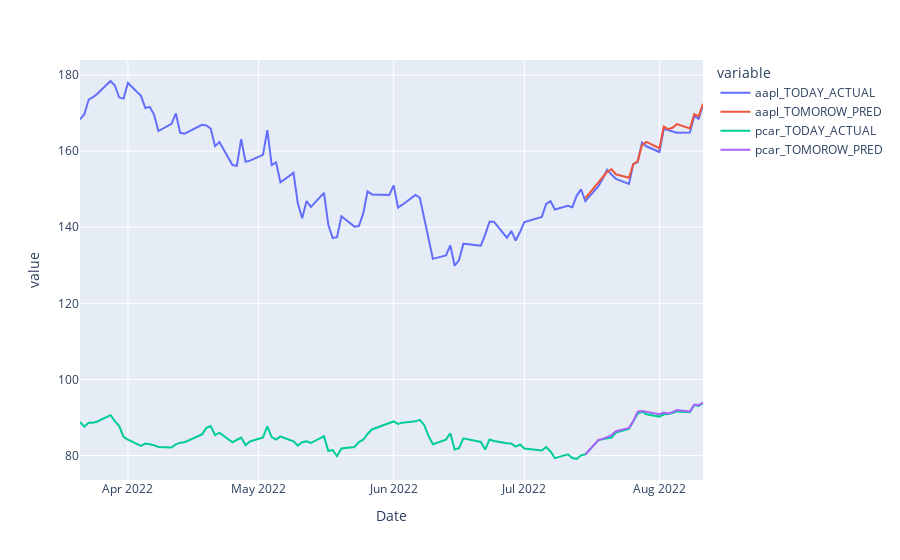

Source (notebook cell):
### Code cell
px.line(out.set_index('Date'))
